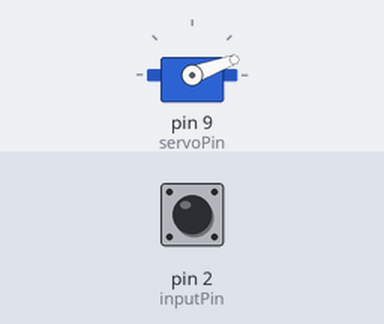
Recording of a sketch running on a simulated Arduino Uno, built with avr-gcc and run on an emulated ATmega328P. On the bench: servo. Inputs (shaded band) come from the test bench; at power-on: pin 2 (inputPin) HIGH.

Above: at 1.29 s.
1.3 s: pin 2 (inputPin) pulled LOW for 3.2 s
At 2.4 s:
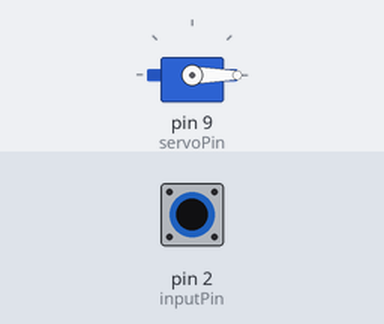
6.1 s: pin 2 (inputPin) pulled LOW for 0.15 s
At 8.91 s:
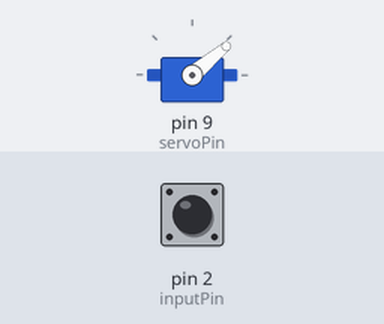
9.2 s: pin 2 (inputPin) pulled LOW for 1 s
At 18.5 s:
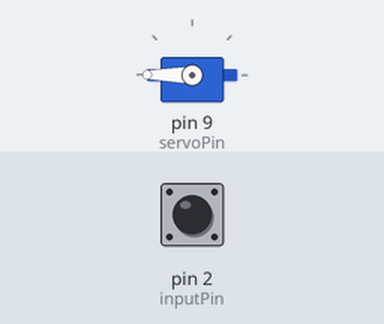
Timing chart, 0 to 20.0 s (numbered marks = the images above; inputs shaded):
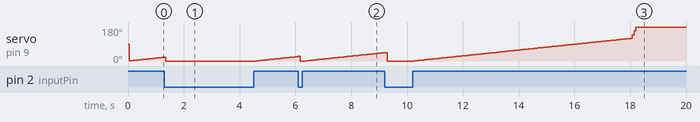

The sketch:

poker.ino
```cpp
/*
 * poker.ino
 * When you open the book (pin 2 -> HIGH), push a marble down a ramp
 */

#include <Servo.h>

int lastReading;
boolean isPoking; // are we pushing the marble?
int speedSlow = 1; // slow movement - for < 120°
int speedFast = 20; // fast - a last little bump

int inputPin = 2;
int servoPin = 9;

Servo poker;
int angle = 0; // remember the servo angle

void setup() {
  poker.attach(servoPin);
  pinMode(inputPin, INPUT_PULLUP); // Don't need a pull up resistor!
}

void loop() {

  int reading = digitalRead (inputPin);

  if (reading == HIGH && lastReading == LOW) {
    // if the book has been opened but last time it was closed, start pushing
    isPoking = true;
    delay(50); // LONG debounce
  } else if (reading == LOW) {
    // if the book is closed, go to 0 (or stary there)
    isPoking = false;
    delay(50);
  }

  if (isPoking) {
    // if we're moving towards the marble...
    if (angle < 120) {
      // ...and we're far away, move slowly
      angle += speedSlow;
    } else if (angle <= 180) {
      // ...and we're close, give it a little push
      angle += speedFast;
    }
  } else {
    // reset to 0
    angle = 0;
  }

  // Finally, move the servo
  poker.write(angle);
  delay(15);
}
```
